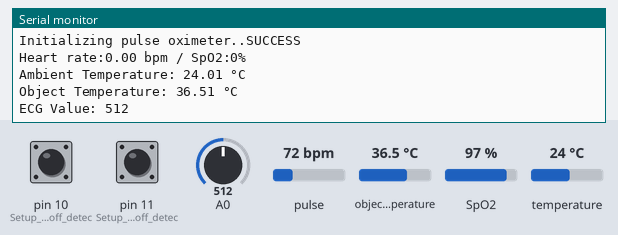
Bench run of a sketch on a simulated Arduino Uno, built with avr-gcc and run on an emulated ATmega328P. Shown: the last lines printed to the serial monitor. Inputs (shaded band) come from the test bench; at power-on: pin 10 (Setup_for_leads_off_detec) LOW, pulse 72 bpm, A0 = 512, object temperature 36.5 °C, SpO2 97 %, pin 11 (Setup_for_leads_off_detec) LOW, temperature 24 °C.

Above: at 1.2 s.
1.3 s: pin 10 (Setup_for_leads_off_detec) pulled HIGH for 1 s
At 2.9 s:
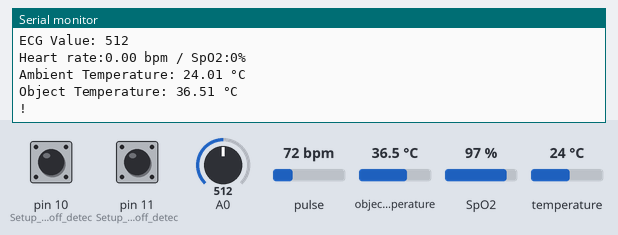
3.8 s: pulse set to 42 bpm
At 4.7 s:
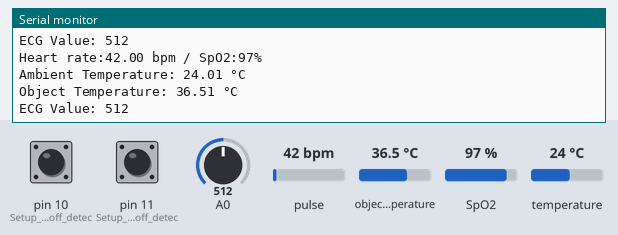
8.3 s: A0 set to 716
At 9.0 s:
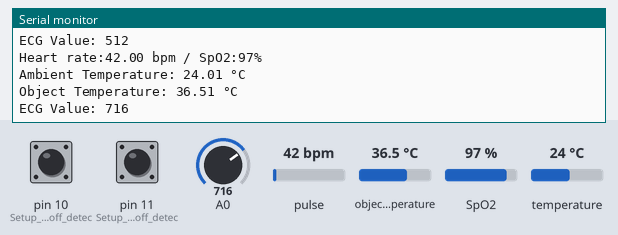
9.8 s: object temperature set to 20 °C
At 11.1 s:
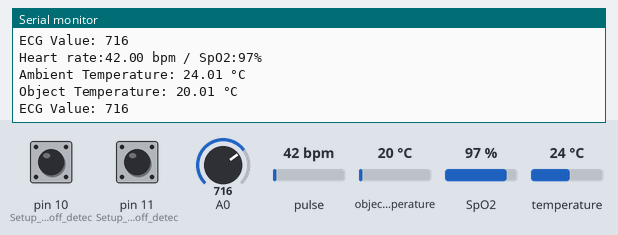
11.3 s: SpO2 set to 80 %
12.8 s: A0 set to 992
At 14.4 s:
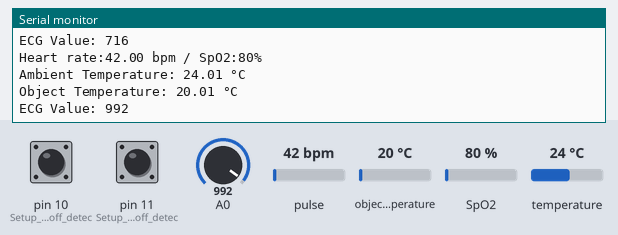
Timing chart, 0 to 15.3 s (numbered marks = the images above; inputs shaded):
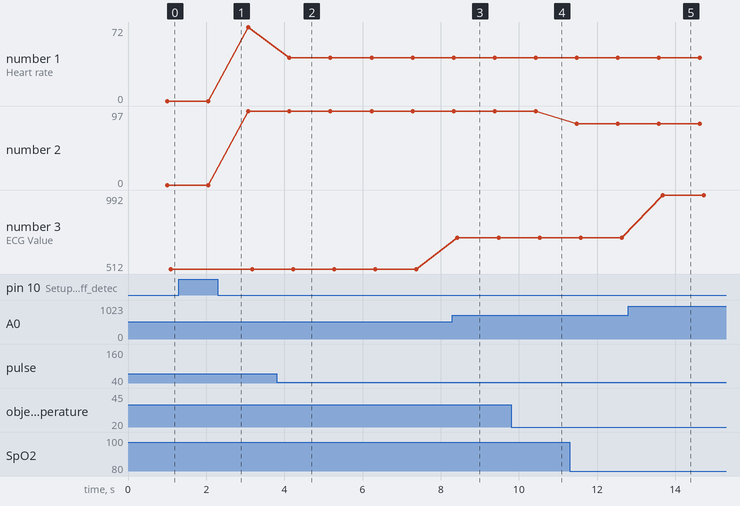

The sketch:

Compiled_code.ino
```cpp
#include <Wire.h>
#include "MAX30100_PulseOximeter.h"
#include <Adafruit_MLX90614.h>

#define REPORTING_PERIOD_MS 1000

PulseOximeter pox;
uint32_t tsLastReport = 0;

Adafruit_MLX90614 mlx;

void onBeatDetected() {
  Serial.println("Beat!");
}

void setup() {
  Serial.begin(9600);
  Serial.print("Initializing pulse oximeter..");

  // Initialize the PulseOximeter instance
  // Failures are generally due to an improper I2C wiring, missing power supply
  // or wrong target chip
  if (!pox.begin()) {
    Serial.println("FAILED");
    for(;;);
  } else {
    Serial.println("SUCCESS");
  }
  pox.setIRLedCurrent(MAX30100_LED_CURR_7_6MA);

  mlx.begin();
  pinMode(10, INPUT); // Setup for leads off detection LO +
  pinMode(11, INPUT); // Setup for leads off detection LO -
}

void loop() {
  // Make sure to call update as fast as possible
  pox.update();

  if (millis() - tsLastReport > REPORTING_PERIOD_MS) {
    Serial.print("Heart rate:");
    Serial.print(pox.getHeartRate());
    Serial.print(" bpm / SpO2:");
    Serial.print(pox.getSpO2());
    Serial.println("%");

    float ambientTemp = mlx.readAmbientTempC();
    float objectTemp = mlx.readObjectTempC();

    Serial.print("Ambient Temperature: ");
    Serial.print(ambientTemp);
    Serial.println(" °C");

    Serial.print("Object Temperature: ");
    Serial.print(objectTemp);
    Serial.println(" °C");

    if ((digitalRead(10) == 1) || (digitalRead(11) == 1)) {
      Serial.println('!');
    } else {
      // send the value of analog input 0:
      Serial.print("ECG Value: ");
      Serial.println(analogRead(A0));
    }

    tsLastReport = millis();
  }

  // Wait for a bit to keep serial data from saturating
  // Adjust the delay as needed
}
```

Measured:
- after the input at 1.3 s, the serial monitor: prints a new line after 0.85 s (image 1)
- after the input at 3.8 s, the serial monitor: prints a new line after 0.33 s (image 2)
- after the input at 8.3 s, the serial monitor: prints a new line after 0.13 s (image 3)
- after the input at 9.8 s, the serial monitor: prints a new line after 0.70 s (image 4)
- after the input at 12.8 s, the serial monitor: prints a new line after 0.88 s (image 5)
- plotted number 1: 72 → 42 after the input at 3.8 s
- plotted number 2: 97 → 80 after the input at 11.3 s
- plotted number 3: 512 → 716 after the input at 8.3 s, 716 → 992 after the input at 12.8 s
